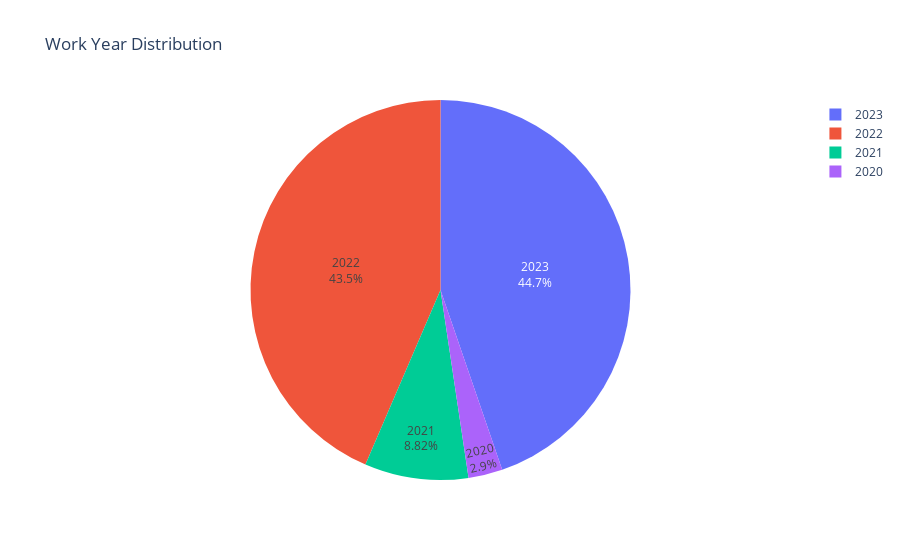

Notebook code cell kept with this figure:
### Code cell
work_year_count = df["work_year"].value_counts()

fig = px.pie(names=work_year_count.index, values=work_year_count.values, 
             labels=work_year_count.index, title="Work Year Distribution")

fig.update_traces(textposition="inside", textinfo="percent+label")

### Figure 1 — Plotly figure (JSON) as saved in the notebook; plotly's stock layout.template omitted (floating-point values rounded to 4 significant figures)
{"data": [{"domain": {"x": [0, 1], "y": [0, 1]}, "hovertemplate": "label=%{label}<br>value=%{value}<extra></extra>", "labels": [2023, 2022, 2021, 2020], "legendgroup": "", "name": "", "showlegend": true, "textinfo": "percent+label", "textposition": "inside", "type": "pie", "values": [1156, 1125, 228, 75]}], "layout": {"legend": {"tracegroupgap": 0}, "title": {"text": "Work Year Distribution"}}}
